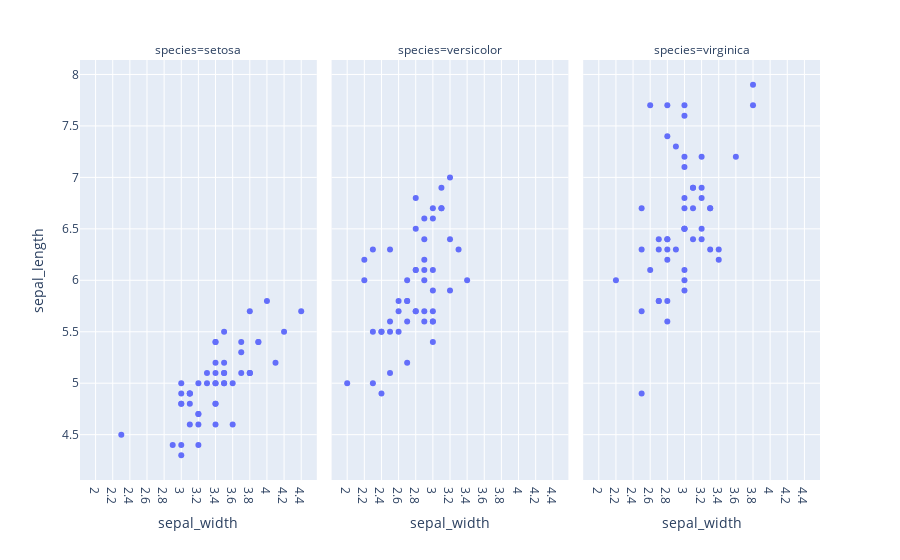

Notebook code cell kept with this figure:
### Code cell
import plotly.express as px
df = px.data.iris()

fig = px.scatter(df, x="sepal_width", y="sepal_length", facet_col="species")
fig.update_yaxes(nticks=10)
fig.update_xaxes(nticks=len(df["sepal_width"].drop_duplicates()))

fig.show()

### Figure 1 — Plotly figure (JSON) as saved in the notebook; plotly's stock layout.template omitted (floating-point values rounded to 4 significant figures)
{"data": [{"hovertemplate": "species=setosa<br>sepal_width=%{x}<br>sepal_length=%{y}<extra></extra>", "legendgroup": "", "marker": {"color": "#636efa", "symbol": "circle"}, "mode": "markers", "name": "", "orientation": "v", "showlegend": false, "type": "scatter", "x": [3.5, 3, 3.2, 3.1, 3.6, 3.9, 3.4, 3.4, 2.9, 3.1, 3.7, 3.4, 3, 3, 4, 4.4, 3.9, 3.5, 3.8, 3.8, 3.4, 3.7, 3.6, 3.3, 3.4, 3, 3.4, 3.5, 3.4, 3.2, 3.1, 3.4, 4.1, 4.2, 3.1, 3.2, 3.5, 3.1, 3, 3.4, 3.5, 2.3, 3.2, 3.5, 3.8, 3, 3.8, 3.2, 3.7, 3.3], "xaxis": "x", "y": [5.1, 4.9, 4.7, 4.6, 5, 5.4, 4.6, 5, 4.4, 4.9, 5.4, 4.8, 4.8, 4.3, 5.8, 5.7, 5.4, 5.1, 5.7, 5.1, 5.4, 5.1, 4.6, 5.1, 4.8, 5, 5, 5.2, 5.2, 4.7, 4.8, 5.4, 5.2, 5.5, 4.9, 5, 5.5, 4.9, 4.4, 5.1, 5, 4.5, 4.4, 5, 5.1, 4.8, 5.1, 4.6, 5.3, 5], "yaxis": "y"}, {"hovertemplate": "species=versicolor<br>sepal_width=%{x}<br>sepal_length=%{y}<extra></extra>", "legendgroup": "", "marker": {"color": "#636efa", "symbol": "circle"}, "mode": "markers", "name": "", "orientation": "v", "showlegend": false, "type": "scatter", "x": [3.2, 3.2, 3.1, 2.3, 2.8, 2.8, 3.3, 2.4, 2.9, 2.7, 2, 3, 2.2, 2.9, 2.9, 3.1, 3, 2.7, 2.2, 2.5, 3.2, 2.8, 2.5, 2.8, 2.9, 3, 2.8, 3, 2.9, 2.6, 2.4, 2.4, 2.7, 2.7, 3, 3.4, 3.1, 2.3, 3, 2.5, 2.6, 3, 2.6, 2.3, 2.7, 3, 2.9, 2.9, 2.5, 2.8], "xaxis": "x2", "y": [7, 6.4, 6.9, 5.5, 6.5, 5.7, 6.3, 4.9, 6.6, 5.2, 5, 5.9, 6, 6.1, 5.6, 6.7, 5.6, 5.8, 6.2, 5.6, 5.9, 6.1, 6.3, 6.1, 6.4, 6.6, 6.8, 6.7, 6, 5.7, 5.5, 5.5, 5.8, 6, 5.4, 6, 6.7, 6.3, 5.6, 5.5, 5.5, 6.1, 5.8, 5, 5.6, 5.7, 5.7, 6.2, 5.1, 5.7], "yaxis": "y2"}, {"hovertemplate": "species=virginica<br>sepal_width=%{x}<br>sepal_length=%{y}<extra></extra>", "legendgroup": "", "marker": {"color": "#636efa", "symbol": "circle"}, "mode": "markers", "name": "", "orientation": "v", "showlegend": false, "type": "scatter", "x": [3.3, 2.7, 3, 2.9, 3, 3, 2.5, 2.9, 2.5, 3.6, 3.2, 2.7, 3, 2.5, 2.8, 3.2, 3, 3.8, 2.6, 2.2, 3.2, 2.8, 2.8, 2.7, 3.3, 3.2, 2.8, 3, 2.8, 3, 2.8, 3.8, 2.8, 2.8, 2.6, 3, 3.4, 3.1, 3, 3.1, 3.1, 3.1, 2.7, 3.2, 3.3, 3, 2.5, 3, 3.4, 3], "xaxis": "x3", "y": [6.3, 5.8, 7.1, 6.3, 6.5, 7.6, 4.9, 7.3, 6.7, 7.2, 6.5, 6.4, 6.8, 5.7, 5.8, 6.4, 6.5, 7.7, 7.7, 6, 6.9, 5.6, 7.7, 6.3, 6.7, 7.2, 6.2, 6.1, 6.4, 7.2, 7.4, 7.9, 6.4, 6.3, 6.1, 7.7, 6.3, 6.4, 6, 6.9, 6.7, 6.9, 5.8, 6.8, 6.7, 6.7, 6.3, 6.5, 6.2, 5.9], "yaxis": "y3"}], "layout": {"annotations": [{"font": {}, "showarrow": false, "text": "species=setosa", "x": 0.16, "xanchor": "center", "xref": "paper", "y": 1, "yanchor": "bottom", "yref": "paper"}, {"font": {}, "showarrow": false, "text": "species=versicolor", "x": 0.5, "xanchor": "center", "xref": "paper", "y": 1, "yanchor": "bottom", "yref": "paper"}, {"font": {}, "showarrow": false, "text": "species=virginica", "x": 0.84, "xanchor": "center", "xref": "paper", "y": 1, "yanchor": "bottom", "yref": "paper"}], "legend": {"tracegroupgap": 0}, "margin": {"t": 60}, "xaxis": {"anchor": "y", "domain": [0, 0.32], "nticks": 23, "title": {"text": "sepal_width"}}, "xaxis2": {"anchor": "y2", "domain": [0.34, 0.66], "matches": "x", "nticks": 23, "title": {"text": "sepal_width"}}, "xaxis3": {"anchor": "y3", "domain": [0.68, 1.0], "matches": "x", "nticks": 23, "title": {"text": "sepal_width"}}, "yaxis": {"anchor": "x", "domain": [0, 1], "nticks": 10, "title": {"text": "sepal_length"}}, "yaxis2": {"anchor": "x2", "domain": [0, 1], "matches": "y", "nticks": 10, "showticklabels": false}, "yaxis3": {"anchor": "x3", "domain": [0, 1], "matches": "y", "nticks": 10, "showticklabels": false}}}
